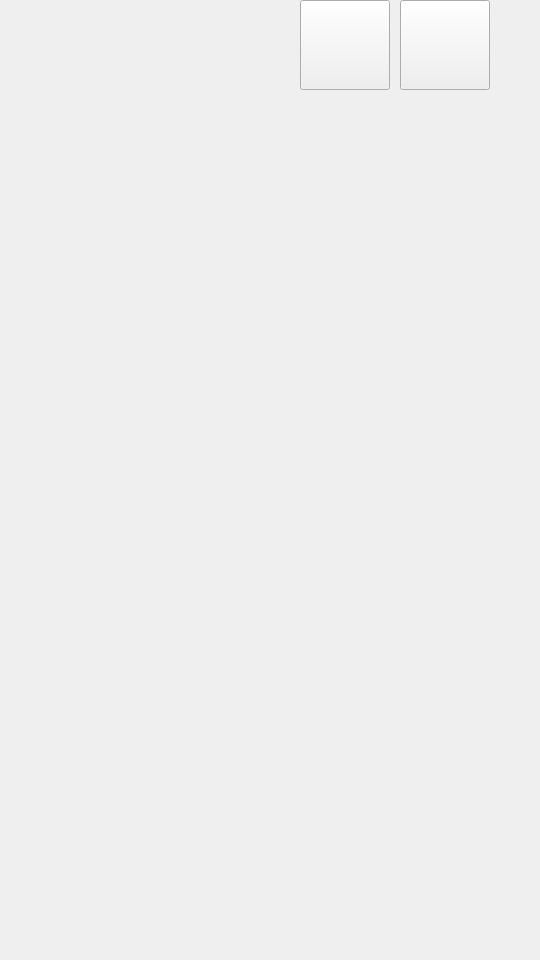
<?xml version="1.0" encoding="UTF-8"?>
<ui version="4.0">
 <class>JungleBubble_Widget</class>
 <widget class="QWidget" name="JungleBubble_Widget">
  <property name="geometry">
   <rect>
    <x>0</x>
    <y>0</y>
    <width>540</width>
    <height>960</height>
   </rect>
  </property>
  <property name="windowTitle">
   <string>Form</string>
  </property>
  <widget class="QLabel" name="labLeftCoverBar">
   <property name="geometry">
    <rect>
     <x>0</x>
     <y>0</y>
     <width>20</width>
     <height>800</height>
    </rect>
   </property>
   <property name="text">
    <string/>
   </property>
  </widget>
  <widget class="QLabel" name="labRightCoverBar">
   <property name="geometry">
    <rect>
     <x>480</x>
     <y>0</y>
     <width>20</width>
     <height>800</height>
    </rect>
   </property>
   <property name="text">
    <string/>
   </property>
  </widget>
  <widget class="QLabel" name="labTopCoverBar">
   <property name="geometry">
    <rect>
     <x>0</x>
     <y>0</y>
     <width>500</width>
     <height>90</height>
    </rect>
   </property>
   <property name="text">
    <string/>
   </property>
  </widget>
  <widget class="QLabel" name="labBottomCoverBar">
   <property name="geometry">
    <rect>
     <x>0</x>
     <y>717</y>
     <width>500</width>
     <height>83</height>
    </rect>
   </property>
   <property name="text">
    <string/>
   </property>
  </widget>
  <widget class="QPushButton" name="btnPause">
   <property name="geometry">
    <rect>
     <x>300</x>
     <y>0</y>
     <width>90</width>
     <height>90</height>
    </rect>
   </property>
   <property name="text">
    <string/>
   </property>
  </widget>
  <widget class="QPushButton" name="btnBack">
   <property name="geometry">
    <rect>
     <x>400</x>
     <y>0</y>
     <width>90</width>
     <height>90</height>
    </rect>
   </property>
   <property name="text">
    <string/>
   </property>
  </widget>
  <widget class="QLabel" name="labRecord">
   <property name="geometry">
    <rect>
     <x>100</x>
     <y>0</y>
     <width>200</width>
     <height>90</height>
    </rect>
   </property>
   <property name="font">
    <font>
     <family>黑体</family>
     <pointsize>20</pointsize>
     <weight>75</weight>
     <bold>true</bold>
    </font>
   </property>
   <property name="text">
    <string/>
   </property>
   <property name="alignment">
    <set>Qt::AlignCenter</set>
   </property>
  </widget>
  <widget class="QLabel" name="labMarkText">
   <property name="geometry">
    <rect>
     <x>0</x>
     <y>0</y>
     <width>100</width>
     <height>90</height>
    </rect>
   </property>
   <property name="text">
    <string/>
   </property>
   <property name="alignment">
    <set>Qt::AlignCenter</set>
   </property>
  </widget>
  <widget class="QLabel" name="labCover">
   <property name="geometry">
    <rect>
     <x>0</x>
     <y>0</y>
     <width>540</width>
     <height>960</height>
    </rect>
   </property>
   <property name="text">
    <string/>
   </property>
  </widget>
 </widget>
 <resources/>
 <connections/>
</ui>
